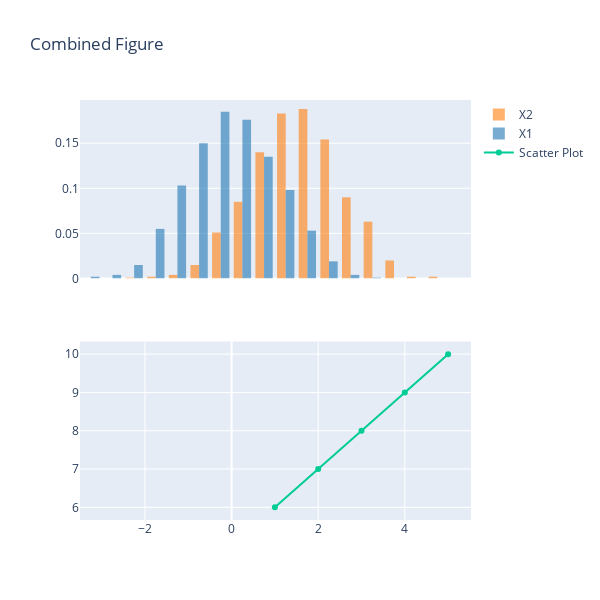

Notebook code cell kept with this figure:
### Code cell
import plotly.express as px
import plotly.graph_objs as go
from plotly.subplots import make_subplots

# Create example data
x = [1, 2, 3, 4, 5]
y = [6, 7, 8, 9, 10]

# Create the histogram using px
fig1 = px.histogram(x=x, nbins=10, opacity=0.6, title='Histogram')

# Create the scatter plot using go
fig2 = go.Figure(data=[go.Scatter(x=x, y=y, name='Scatter Plot')])

# Combine the two figures into a single figure with two subplots
fig = make_subplots(rows=2, cols=1, shared_xaxes=True)

fig.add_trace(fig_hist.data[1], row=1, col=1)
fig.add_trace(fig_hist.data[0], row=1, col=1)
fig.add_trace(fig2.data[0], row=2, col=1)

fig.update_layout(height=600, title='Combined Figure', width=600)

fig.show()

### Figure 1 — Plotly figure (JSON) as saved in the notebook; plotly's stock layout.template omitted (floating-point values rounded to 4 significant figures; data arrays with more than 128 entries replaced by an {"elided": "..."} marker saying what was removed)
{"data": [{"histnorm": "probability", "marker": {"color": "#ff7f0e"}, "name": "X2", "nbinsx": 20, "opacity": 0.6, "type": "histogram", "x": {"elided": "1000 float values"}, "xaxis": "x", "yaxis": "y"}, {"histnorm": "probability", "marker": {"color": "#1f77b4"}, "name": "X1", "nbinsx": 20, "opacity": 0.6, "type": "histogram", "x": {"elided": "1000 float values"}, "xaxis": "x", "yaxis": "y"}, {"name": "Scatter Plot", "type": "scatter", "x": [1, 2, 3, 4, 5], "xaxis": "x2", "y": [6, 7, 8, 9, 10], "yaxis": "y2"}], "layout": {"height": 600, "title": {"text": "Combined Figure"}, "width": 600, "xaxis": {"anchor": "y", "domain": [0, 1], "matches": "x2", "showticklabels": false}, "xaxis2": {"anchor": "y2", "domain": [0, 1]}, "yaxis": {"anchor": "x", "domain": [0.575, 1]}, "yaxis2": {"anchor": "x2", "domain": [0, 0.425]}}}
